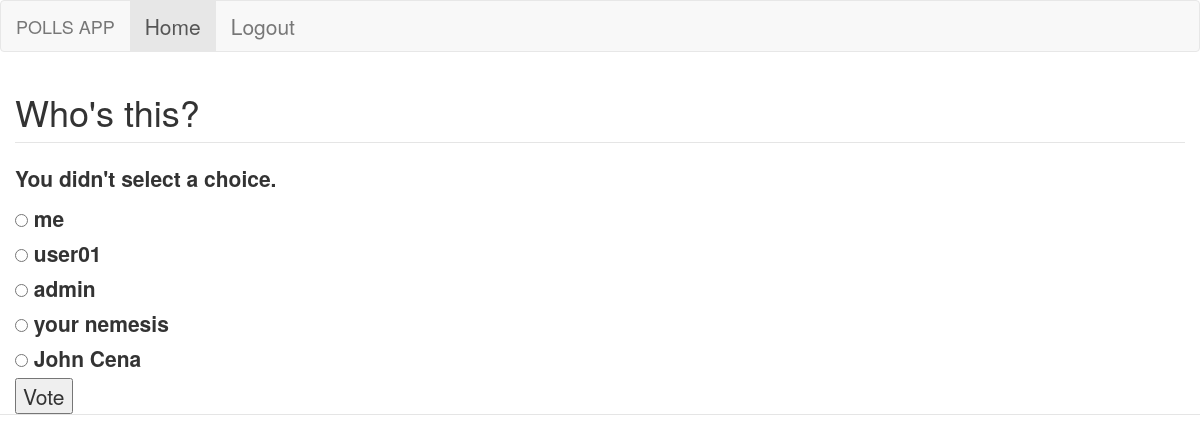
Page /polls/2/vote/ (signed in) on the committed database.
### polls/models.py (models this page shows, shortened)
class Question(models.Model):
    question_text = models.CharField(max_length=200)
    pub_date = models.DateTimeField('date published')

class Choice(models.Model):
    question = models.ForeignKey(Question, on_delete=models.CASCADE)
    choice_text = models.CharField(max_length=200)
    votes = models.IntegerField(default=0)

### polls/views.py (the view)
# urls.py: path('<int:question_id>/vote/', views.vote, name='vote'),
@login_required()
def vote(request, question_id):
    question = get_object_or_404(Question, pk=question_id)
    try:
        selected_choice = question.choice_set.get(pk=request.POST['choice'])
    except (KeyError, Choice.DoesNotExist):
        return render(request, 'polls/detail.html', {
            'question': question,
            'error_message': "You didn't select a choice.",
        })
    else:
        selected_choice.votes += 1
        selected_choice.save()
        return HttpResponseRedirect(reverse('polls:results', args=(question.id,)))

### polls/templates/polls/detail.html (shortened to what this page needs)
<!DOCTYPE html>
<html lang="en">
<head>
  <link rel="stylesheet" href="https://maxcdn.bootstrapcdn.com/bootstrap/3.4.1/css/bootstrap.min.css">
</head>
<body>
<fieldset>
<legend>
    <nav class="navbar navbar-default">
  <div class="container-fluid">
    <div class="navbar-header">
      <a class="navbar-brand" href="#">POLLS APP</a>
    </div>
    <ul class="nav navbar-nav">
      <li class="active"><a href="{% url 'polls:index' %}">Home</a></li>
      <li><a href="{% url 'logout' %}">Logout</a></li>
    </ul>
  </div>
</nav>
<div class="container-fluid">
<form action="{% url 'polls:vote' question.id %}" method="post">
<fieldset>
    <legend><h1>{{ question.question_text }}</h1></legend>
    {% if error_message %}<p><strong>{{ error_message }}</strong></p>{% endif %}
    {% for choice in question.choice_set.all %}
        <input type="radio" name="choice" id="choice{{ forloop.counter }}" value="{{ choice.id }}" align="middle">
        <label for="choice{{ forloop.counter }}">{{ choice.choice_text }}</label><br>
    {% endfor %}
</fieldset>
<input type="submit" value="Vote">
</form>
</fieldset>
</body>
</html>

### rows in the picture
Question: question_text "Who's this?"
Choice: choice_text "me"
Choice: choice_text "user01"
Choice: choice_text "admin"
Choice: choice_text "your nemesis"
Choice: choice_text "John Cena"

### other values in the picture
{{ error_message }} "You didn't select a choice."
